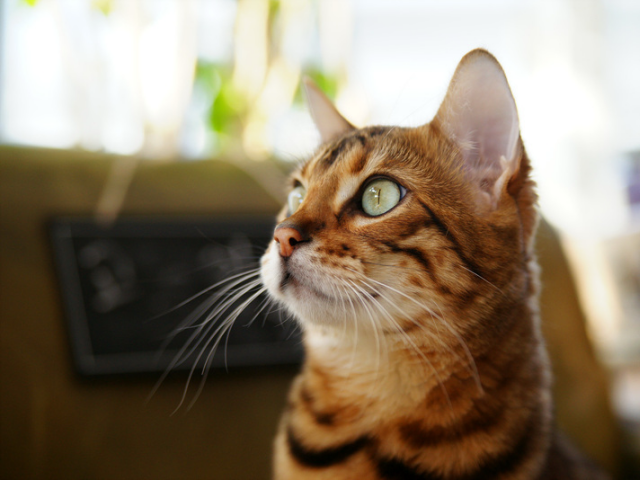
#> input picture 20250421-opencv/cat.bmp, 640 x 480 px
$ python HelloCV02.py
#> lines starting #> are read from the running program, lines starting #| are printed output that depends on the picture
import cv2
import matplotlib.pyplot as plt

# [16 lines of commented-out code are left out]
imgBGR =  cv2.imread('cat.bmp')
#> imgBGR is the input picture: shape (480, 640, 3); mean B, G, R 104.5, 125.6, 140.8
imgRGB = cv2.cvtColor(imgBGR, cv2.COLOR_BGR2RGB) # opencv 는 BRG 로 불러오기 때문에 matplot을 사용하려면 RGB로 변환이 필요함
imgGray =  cv2.imread('cat.bmp', cv2.IMREAD_GRAYSCALE)
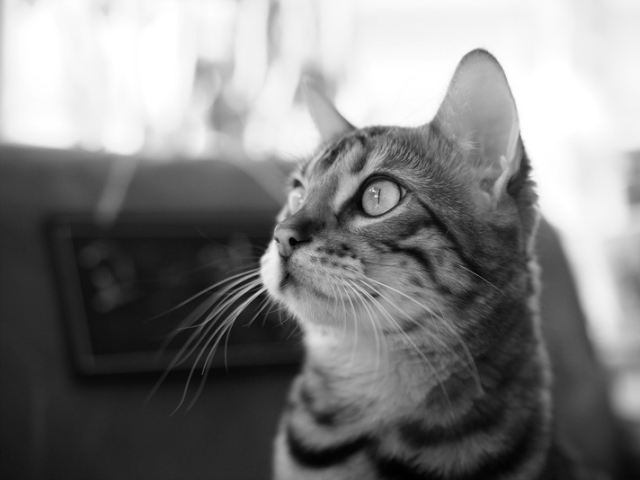
#> imgGray: shape (480, 640); min 0, max 255, mean 127.8

plt.subplot(121), plt.axis('off'), plt.imshow(imgRGB)
plt.subplot(122), plt.axis('on'), plt.imshow(imgGray, cmap='gray')
plt.show()
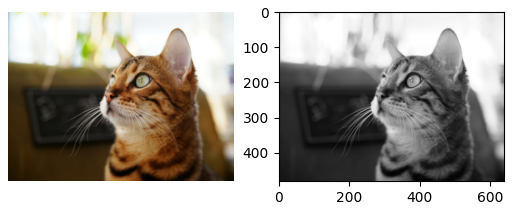
#> figure drawn by matplotlib, 2 panels

$ run again, with 20250421-opencv/airplane.bmp copied over 20250421-opencv/cat.bmp
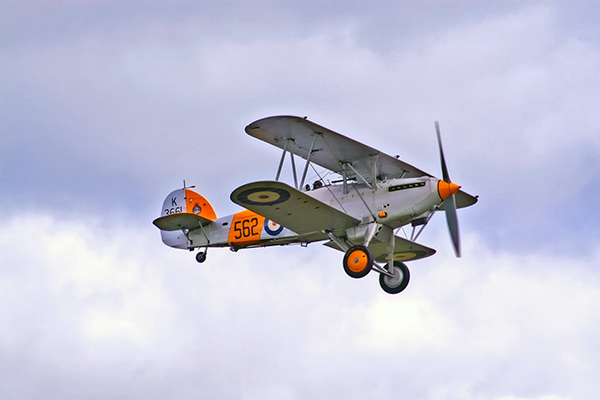
#> input picture 20250421-opencv/airplane.bmp, 600 x 400 px
#> imgBGR is the input picture: shape (400, 600, 3); mean B, G, R 217.1, 197.6, 196.8
#> `imgGray =  cv2.imread('cat.bmp', cv2.IMREAD_GRAYSCALE)`:
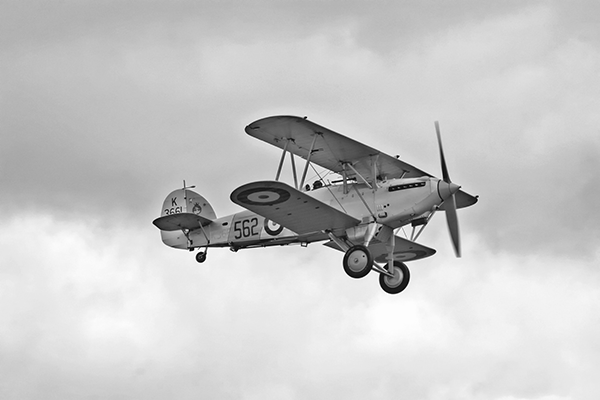
#> imgGray: shape (400, 600); min 0, max 255, mean 199.6
#> `plt.show()`:
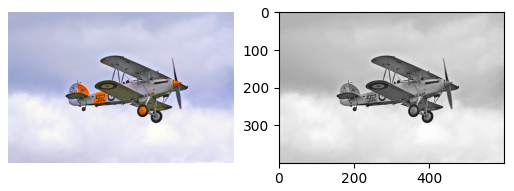
#> figure drawn by matplotlib, 2 panels

$ run again, with 20250421-opencv/field.bmp copied over 20250421-opencv/cat.bmp
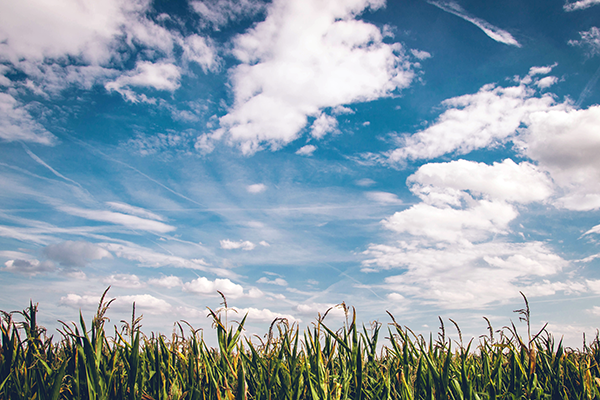
#> input picture 20250421-opencv/field.bmp, 600 x 400 px
#> imgBGR is the input picture: shape (400, 600, 3); mean B, G, R 173.2, 160.3, 141.8
#> `imgGray =  cv2.imread('cat.bmp', cv2.IMREAD_GRAYSCALE)`:
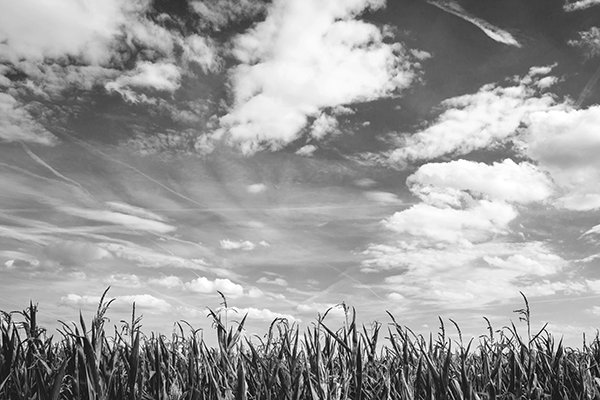
#> imgGray: shape (400, 600); min 0, max 255, mean 156.2
#> `plt.show()`:
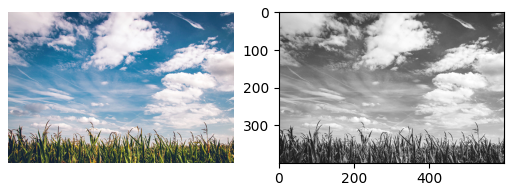
#> figure drawn by matplotlib, 2 panels
